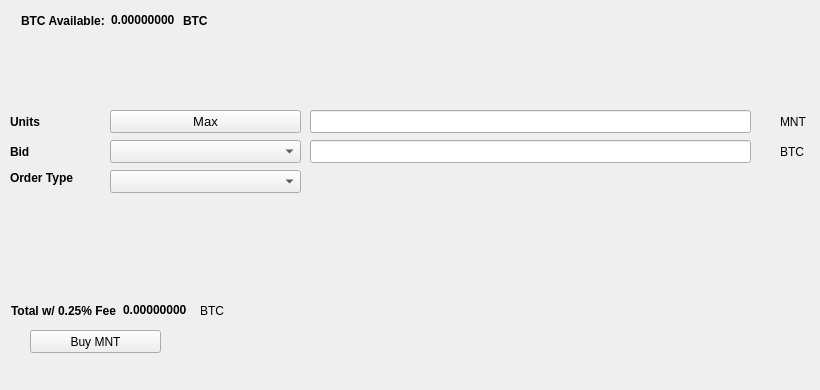
   <widget class="QWidget" name="BuyTab">
    <attribute name="title">
     <string>Buy</string>
    </attribute>
    <widget class="QPushButton" name="BuyMNT">
     <property name="geometry">
      <rect>
       <x>30</x>
       <y>330</y>
       <width>131</width>
       <height>23</height>
      </rect>
     </property>
     <property name="text">
      <string>Buy MNT</string>
     </property>
     <property name="icon">
      <iconset resource="../mnt.qrc">
       <normaloff>:/icons/bitcoin</normaloff>:/icons/bitcoin</iconset>
     </property>
    </widget>
    <widget class="QLabel" name="label_3">
     <property name="geometry">
      <rect>
       <x>10</x>
       <y>110</y>
       <width>46</width>
       <height>23</height>
      </rect>
     </property>
     <property name="font">
      <font>
       <weight>75</weight>
       <bold>true</bold>
      </font>
     </property>
     <property name="text">
      <string>Units</string>
     </property>
    </widget>
    <widget class="QLineEdit" name="UnitsInput">
     <property name="geometry">
      <rect>
       <x>310</x>
       <y>110</y>
       <width>441</width>
       <height>23</height>
      </rect>
     </property>
     <property name="font">
      <font>
       <pointsize>9</pointsize>
       <weight>75</weight>
       <bold>true</bold>
      </font>
     </property>
    </widget>
    <widget class="QLineEdit" name="BuyBidPriceEdit">
     <property name="geometry">
      <rect>
       <x>310</x>
       <y>140</y>
       <width>441</width>
       <height>23</height>
      </rect>
     </property>
     <property name="font">
      <font>
       <pointsize>9</pointsize>
       <weight>75</weight>
       <bold>true</bold>
      </font>
     </property>
    </widget>
    <widget class="QLabel" name="label_4">
     <property name="geometry">
      <rect>
       <x>780</x>
       <y>110</y>
       <width>31</width>
       <height>23</height>
      </rect>
     </property>
     <property name="text">
      <string>MNT</string>
     </property>
    </widget>
    <widget class="QLabel" name="label_5">
     <property name="geometry">
      <rect>
       <x>780</x>
       <y>140</y>
       <width>31</width>
       <height>23</height>
      </rect>
     </property>
     <property name="text">
      <string>BTC</string>
     </property>
    </widget>
    <widget class="QLabel" name="label_6">
     <property name="geometry">
      <rect>
       <x>10</x>
       <y>140</y>
       <width>46</width>
       <height>23</height>
      </rect>
     </property>
     <property name="font">
      <font>
       <weight>75</weight>
       <bold>true</bold>
      </font>
     </property>
     <property name="text">
      <string>Bid</string>
     </property>
    </widget>
    <widget class="QLabel" name="label_7">
     <property name="geometry">
      <rect>
       <x>10</x>
       <y>170</y>
       <width>91</width>
       <height>16</height>
      </rect>
     </property>
     <property name="font">
      <font>
       <weight>75</weight>
       <bold>true</bold>
      </font>
     </property>
     <property name="text">
      <string>Order Type</string>
     </property>
    </widget>
    <widget class="QPushButton" name="Buy_Max_Amount">
     <property name="geometry">
      <rect>
       <x>110</x>
       <y>110</y>
       <width>191</width>
       <height>23</height>
      </rect>
     </property>
     <property name="font">
      <font>
       <pointsize>10</pointsize>
      </font>
     </property>
     <property name="text">
      <string>Max</string>
     </property>
    </widget>
    <widget class="QComboBox" name="BuyBidcomboBox">
     <property name="geometry">
      <rect>
       <x>110</x>
       <y>140</y>
       <width>191</width>
       <height>23</height>
      </rect>
     </property>
     <property name="font">
      <font>
       <pointsize>10</pointsize>
      </font>
     </property>
    </widget>
    <widget class="QComboBox" name="buyOrdertypeCombo">
     <property name="geometry">
      <rect>
       <x>110</x>
       <y>170</y>
       <width>191</width>
       <height>23</height>
      </rect>
     </property>
     <property name="font">
      <font>
       <pointsize>10</pointsize>
      </font>
     </property>
    </widget>
    <widget class="QWidget" name="layoutWidget1">
     <property name="geometry">
      <rect>
       <x>21</x>
       <y>11</y>
       <width>227</width>
       <height>19</height>
      </rect>
     </property>
     <layout class="QHBoxLayout" name="horizontalLayout_3">
      <item>
       <widget class="QLabel" name="label232">
        <property name="font">
         <font>
          <weight>75</weight>
          <bold>true</bold>
         </font>
        </property>
        <property name="text">
         <string>BTC Available:</string>
        </property>
       </widget>
      </item>
      <item>
       <widget class="QLabel" name="BtcAvailableLbl">
        <property name="palette">
         <palette>
          <active>
           <colorrole role="WindowText">
            <brush brushstyle="SolidPattern">
             <color alpha="255">
              <red>0</red>
              <green>0</green>
              <blue>0</blue>
             </color>
            </brush>
           </colorrole>
           <colorrole role="Button">
            <brush brushstyle="SolidPattern">
             <color alpha="255">
              <red>0</red>
              <green>170</green>
              <blue>0</blue>
             </color>
            </brush>
           </colorrole>
           <colorrole role="Light">
            <brush brushstyle="SolidPattern">
             <color alpha="255">
              <red>0</red>
              <green>255</green>
              <blue>0</blue>
             </color>
            </brush>
           </colorrole>
           <colorrole role="Midlight">
            <brush brushstyle="SolidPattern">
             <color alpha="255">
              <red>0</red>
              <green>212</green>
              <blue>0</blue>
             </color>
            </brush>
           </colorrole>
           <colorrole role="Dark">
            <brush brushstyle="SolidPattern">
             <color alpha="255">
              <red>0</red>
              <green>85</green>
              <blue>0</blue>
             </color>
            </brush>
           </colorrole>
           <colorrole role="Mid">
            <brush brushstyle="SolidPattern">
             <color alpha="255">
              <red>0</red>
              <green>113</green>
              <blue>0</blue>
             </color>
            </brush>
           </colorrole>
           <colorrole role="Text">
            <brush brushstyle="SolidPattern">
             <color alpha="255">
              <red>0</red>
              <green>170</green>
              <blue>0</blue>
             </color>
            </brush>
           </colorrole>
           <colorrole role="BrightText">
            <brush brushstyle="SolidPattern">
             <color alpha="255">
              <red>255</red>
              <green>255</green>
              <blue>255</blue>
             </color>
            </brush>
           </colorrole>
           <colorrole role="ButtonText">
            <brush brushstyle="SolidPattern">
             <color alpha="255">
              <red>0</red>
              <green>0</green>
              <blue>0</blue>
             </color>
            </brush>
           </colorrole>
           <colorrole role="Base">
            <brush brushstyle="SolidPattern">
             <color alpha="255">
              <red>255</red>
              <green>255</green>
              <blue>255</blue>
             </color>
            </brush>
           </colorrole>
           <colorrole role="Window">
            <brush brushstyle="SolidPattern">
             <color alpha="255">
              <red>0</red>
              <green>170</green>
              <blue>0</blue>
             </color>
            </brush>
           </colorrole>
           <colorrole role="Shadow">
            <brush brushstyle="SolidPattern">
             <color alpha="255">
              <red>0</red>
              <green>0</green>
              <blue>0</blue>
             </color>
            </brush>
           </colorrole>
           <colorrole role="AlternateBase">
            <brush brushstyle="SolidPattern">
             <color alpha="255">
              <red>127</red>
              <green>212</green>
              <blue>127</blue>
             </color>
            </brush>
           </colorrole>
           <colorrole role="ToolTipBase">
            <brush brushstyle="SolidPattern">
             <color alpha="255">
              <red>255</red>
              <green>255</green>
              <blue>220</blue>
             </color>
            </brush>
           </colorrole>
           <colorrole role="ToolTipText">
            <brush brushstyle="SolidPattern">
             <color alpha="255">
              <red>0</red>
              <green>0</green>
              <blue>0</blue>
             </color>
            </brush>
           </colorrole>
          </active>
          <inactive>
           <colorrole role="WindowText">
            <brush brushstyle="SolidPattern">
             <color alpha="255">
              <red>0</red>
              <green>0</green>
              <blue>0</blue>
             </color>
            </brush>
           </colorrole>
           <colorrole role="Button">
            <brush brushstyle="SolidPattern">
             <color alpha="255">
              <red>0</red>
              <green>170</green>
              <blue>0</blue>
             </color>
            </brush>
           </colorrole>
           <colorrole role="Light">
            <brush brushstyle="SolidPattern">
             <color alpha="255">
              <red>0</red>
              <green>255</green>
              <blue>0</blue>
             </color>
            </brush>
           </colorrole>
           <colorrole role="Midlight">
            <brush brushstyle="SolidPattern">
             <color alpha="255">
              <red>0</red>
              <green>212</green>
              <blue>0</blue>
             </color>
            </brush>
           </colorrole>
           <colorrole role="Dark">
            <brush brushstyle="SolidPattern">
             <color alpha="255">
              <red>0</red>
              <green>85</green>
              <blue>0</blue>
             </color>
            </brush>
           </colorrole>
           <colorrole role="Mid">
            <brush brushstyle="SolidPattern">
             <color alpha="255">
              <red>0</red>
              <green>113</green>
              <blue>0</blue>
             </color>
            </brush>
           </colorrole>
           <colorrole role="Text">
            <brush brushstyle="SolidPattern">
             <color alpha="255">
              <red>0</red>
              <green>170</green>
              <blue>0</blue>
             </color>
            </brush>
           </colorrole>
           <colorrole role="BrightText">
            <brush brushstyle="SolidPattern">
             <color alpha="255">
              <red>255</red>
              <green>255</green>
              <blue>255</blue>
             </color>
            </brush>
           </colorrole>
           <colorrole role="ButtonText">
            <brush brushstyle="SolidPattern">
             <color alpha="255">
              <red>0</red>
              <green>0</green>
              <blue>0</blue>
             </color>
            </brush>
           </colorrole>
           <colorrole role="Base">
            <brush brushstyle="SolidPattern">
             <color alpha="255">
              <red>255</red>
              <green>255</green>
              <blue>255</blue>
             </color>
            </brush>
           </colorrole>
           <colorrole role="Window">
            <brush brushstyle="SolidPattern">
             <color alpha="255">
              <red>0</red>
              <green>170</green>
              <blue>0</blue>
             </color>
            </brush>
           </colorrole>
           <colorrole role="Shadow">
            <brush brushstyle="SolidPattern">
             <color alpha="255">
              <red>0</red>
              <green>0</green>
              <blue>0</blue>
             </color>
            </brush>
           </colorrole>
           <colorrole role="AlternateBase">
            <brush brushstyle="SolidPattern">
             <color alpha="255">
              <red>127</red>
              <green>212</green>
              <blue>127</blue>
             </color>
            </brush>
           </colorrole>
           <colorrole role="ToolTipBase">
            <brush brushstyle="SolidPattern">
             <color alpha="255">
              <red>255</red>
              <green>255</green>
              <blue>220</blue>
             </color>
            </brush>
           </colorrole>
           <colorrole role="ToolTipText">
            <brush brushstyle="SolidPattern">
             <color alpha="255">
              <red>0</red>
              <green>0</green>
              <blue>0</blue>
             </color>
            </brush>
           </colorrole>
          </inactive>
          <disabled>
           <colorrole role="WindowText">
            <brush brushstyle="SolidPattern">
             <color alpha="255">
              <red>0</red>
              <green>85</green>
              <blue>0</blue>
             </color>
            </brush>
           </colorrole>
           <colorrole role="Button">
            <brush brushstyle="SolidPattern">
             <color alpha="255">
              <red>0</red>
              <green>170</green>
              <blue>0</blue>
             </color>
            </brush>
           </colorrole>
           <colorrole role="Light">
            <brush brushstyle="SolidPattern">
             <color alpha="255">
              <red>0</red>
              <green>255</green>
              <blue>0</blue>
             </color>
            </brush>
           </colorrole>
           <colorrole role="Midlight">
            <brush brushstyle="SolidPattern">
             <color alpha="255">
              <red>0</red>
              <green>212</green>
              <blue>0</blue>
             </color>
            </brush>
           </colorrole>
           <colorrole role="Dark">
            <brush brushstyle="SolidPattern">
             <color alpha="255">
              <red>0</red>
              <green>85</green>
              <blue>0</blue>
             </color>
            </brush>
           </colorrole>
           <colorrole role="Mid">
            <brush brushstyle="SolidPattern">
             <color alpha="255">
              <red>0</red>
              <green>113</green>
              <blue>0</blue>
             </color>
            </brush>
           </colorrole>
           <colorrole role="Text">
            <brush brushstyle="SolidPattern">
             <color alpha="255">
              <red>0</red>
              <green>85</green>
              <blue>0</blue>
             </color>
            </brush>
           </colorrole>
           <colorrole role="BrightText">
            <brush brushstyle="SolidPattern">
             <color alpha="255">
              <red>255</red>
              <green>255</green>
              <blue>255</blue>
             </color>
            </brush>
           </colorrole>
           <colorrole role="ButtonText">
            <brush brushstyle="SolidPattern">
             <color alpha="255">
              <red>0</red>
              <green>85</green>
              <blue>0</blue>
             </color>
            </brush>
           </colorrole>
           <colorrole role="Base">
            <brush brushstyle="SolidPattern">
             <color alpha="255">
              <red>0</red>
              <green>170</green>
              <blue>0</blue>
             </color>
            </brush>
           </colorrole>
           <colorrole role="Window">
            <brush brushstyle="SolidPattern">
             <color alpha="255">
              <red>0</red>
              <green>170</green>
              <blue>0</blue>
             </color>
            </brush>
           </colorrole>
           <colorrole role="Shadow">
            <brush brushstyle="SolidPattern">
             <color alpha="255">
              <red>0</red>
              <green>0</green>
              <blue>0</blue>
             </color>
            </brush>
           </colorrole>
           <colorrole role="AlternateBase">
            <brush brushstyle="SolidPattern">
             <color alpha="255">
              <red>0</red>
              <green>170</green>
              <blue>0</blue>
             </color>
            </brush>
           </colorrole>
           <colorrole role="ToolTipBase">
            <brush brushstyle="SolidPattern">
             <color alpha="255">
              <red>255</red>
              <green>255</green>
              <blue>220</blue>
             </color>
            </brush>
           </colorrole>
           <colorrole role="ToolTipText">
            <brush brushstyle="SolidPattern">
             <color alpha="255">
              <red>0</red>
              <green>0</green>
              <blue>0</blue>
             </color>
            </brush>
           </colorrole>
          </disabled>
         </palette>
        </property>
        <property name="font">
         <font>
          <weight>75</weight>
          <bold>true</bold>
         </font>
        </property>
        <property name="text">
         <string>0.00000000</string>
        </property>
        <property name="textInteractionFlags">
         <set>Qt::LinksAccessibleByMouse|Qt::TextSelectableByKeyboard|Qt::TextSelectableByMouse</set>
        </property>
       </widget>
      </item>
      <item>
       <widget class="QLabel" name="BtcAvailableLbl_2">
        <property name="font">
         <font>
          <weight>75</weight>
          <bold>true</bold>
         </font>
        </property>
        <property name="text">
         <string>BTC</string>
        </property>
       </widget>
      </item>
     </layout>
    </widget>
    <widget class="QWidget" name="layoutWidge2">
     <property name="geometry">
      <rect>
       <x>11</x>
       <y>301</y>
       <width>259</width>
       <height>19</height>
      </rect>
     </property>
     <layout class="QHBoxLayout" name="horizontalLayout_4">
      <item>
       <widget class="QLabel" name="label_9">
        <property name="font">
         <font>
          <weight>75</weight>
          <bold>true</bold>
         </font>
        </property>
        <property name="text">
         <string>Total w/ 0.25% Fee</string>
        </property>
       </widget>
      </item>
      <item>
       <widget class="QLabel" name="BuyCostLabel">
        <property name="palette">
         <palette>
          <active>
           <colorrole role="WindowText">
            <brush brushstyle="SolidPattern">
             <color alpha="255">
              <red>0</red>
              <green>0</green>
              <blue>0</blue>
             </color>
            </brush>
           </colorrole>
           <colorrole role="Button">
            <brush brushstyle="SolidPattern">
             <color alpha="255">
              <red>0</red>
              <green>170</green>
              <blue>0</blue>
             </color>
            </brush>
           </colorrole>
           <colorrole role="Light">
            <brush brushstyle="SolidPattern">
             <color alpha="255">
              <red>0</red>
              <green>255</green>
              <blue>0</blue>
             </color>
            </brush>
           </colorrole>
           <colorrole role="Midlight">
            <brush brushstyle="SolidPattern">
             <color alpha="255">
              <red>0</red>
              <green>212</green>
              <blue>0</blue>
             </color>
            </brush>
           </colorrole>
           <colorrole role="Dark">
            <brush brushstyle="SolidPattern">
             <color alpha="255">
              <red>0</red>
              <green>85</green>
              <blue>0</blue>
             </color>
            </brush>
           </colorrole>
           <colorrole role="Mid">
            <brush brushstyle="SolidPattern">
             <color alpha="255">
              <red>0</red>
              <green>113</green>
              <blue>0</blue>
             </color>
            </brush>
           </colorrole>
           <colorrole role="Text">
            <brush brushstyle="SolidPattern">
             <color alpha="255">
              <red>0</red>
              <green>170</green>
              <blue>0</blue>
             </color>
            </brush>
           </colorrole>
           <colorrole role="BrightText">
            <brush brushstyle="SolidPattern">
             <color alpha="255">
              <red>255</red>
              <green>255</green>
              <blue>255</blue>
             </color>
            </brush>
           </colorrole>
           <colorrole role="ButtonText">
            <brush brushstyle="SolidPattern">
             <color alpha="255">
              <red>0</red>
              <green>0</green>
              <blue>0</blue>
             </color>
            </brush>
           </colorrole>
           <colorrole role="Base">
            <brush brushstyle="SolidPattern">
             <color alpha="255">
              <red>255</red>
              <green>255</green>
              <blue>255</blue>
             </color>
            </brush>
           </colorrole>
           <colorrole role="Window">
            <brush brushstyle="SolidPattern">
             <color alpha="255">
              <red>0</red>
              <green>170</green>
              <blue>0</blue>
             </color>
            </brush>
           </colorrole>
           <colorrole role="Shadow">
            <brush brushstyle="SolidPattern">
             <color alpha="255">
              <red>0</red>
              <green>0</green>
              <blue>0</blue>
             </color>
            </brush>
           </colorrole>
           <colorrole role="AlternateBase">
            <brush brushstyle="SolidPattern">
             <color alpha="255">
              <red>127</red>
              <green>212</green>
              <blue>127</blue>
             </color>
            </brush>
           </colorrole>
           <colorrole role="ToolTipBase">
            <brush brushstyle="SolidPattern">
             <color alpha="255">
              <red>255</red>
              <green>255</green>
              <blue>220</blue>
             </color>
            </brush>
           </colorrole>
           <colorrole role="ToolTipText">
            <brush brushstyle="SolidPattern">
             <color alpha="255">
              <red>0</red>
              <green>0</green>
              <blue>0</blue>
             </color>
            </brush>
           </colorrole>
          </active>
          <inactive>
           <colorrole role="WindowText">
            <brush brushstyle="SolidPattern">
             <color alpha="255">
              <red>0</red>
              <green>0</green>
              <blue>0</blue>
             </color>
            </brush>
           </colorrole>
           <colorrole role="Button">
            <brush brushstyle="SolidPattern">
             <color alpha="255">
              <red>0</red>
              <green>170</green>
              <blue>0</blue>
             </color>
            </brush>
           </colorrole>
           <colorrole role="Light">
            <brush brushstyle="SolidPattern">
             <color alpha="255">
              <red>0</red>
              <green>255</green>
              <blue>0</blue>
             </color>
            </brush>
           </colorrole>
           <colorrole role="Midlight">
            <brush brushstyle="SolidPattern">
             <color alpha="255">
              <red>0</red>
              <green>212</green>
              <blue>0</blue>
             </color>
            </brush>
           </colorrole>
           <colorrole role="Dark">
            <brush brushstyle="SolidPattern">
             <color alpha="255">
              <red>0</red>
              <green>85</green>
              <blue>0</blue>
             </color>
            </brush>
           </colorrole>
           <colorrole role="Mid">
            <brush brushstyle="SolidPattern">
             <color alpha="255">
              <red>0</red>
              <green>113</green>
              <blue>0</blue>
             </color>
            </brush>
           </colorrole>
           <colorrole role="Text">
            <brush brushstyle="SolidPattern">
             <color alpha="255">
              <red>0</red>
              <green>170</green>
              <blue>0</blue>
             </color>
            </brush>
           </colorrole>
           <colorrole role="BrightText">
            <brush brushstyle="SolidPattern">
             <color alpha="255">
              <red>255</red>
              <green>255</green>
              <blue>255</blue>
             </color>
            </brush>
           </colorrole>
           <colorrole role="ButtonText">
            <brush brushstyle="SolidPattern">
             <color alpha="255">
              <red>0</red>
              <green>0</green>
              <blue>0</blue>
             </color>
            </brush>
           </colorrole>
           <colorrole role="Base">
            <brush brushstyle="SolidPattern">
             <color alpha="255">
              <red>255</red>
              <green>255</green>
              <blue>255</blue>
             </color>
            </brush>
           </colorrole>
           <colorrole role="Window">
            <brush brushstyle="SolidPattern">
             <color alpha="255">
              <red>0</red>
              <green>170</green>
              <blue>0</blue>
             </color>
            </brush>
           </colorrole>
           <colorrole role="Shadow">
            <brush brushstyle="SolidPattern">
             <color alpha="255">
              <red>0</red>
              <green>0</green>
              <blue>0</blue>
             </color>
            </brush>
           </colorrole>
           <colorrole role="AlternateBase">
            <brush brushstyle="SolidPattern">
             <color alpha="255">
              <red>127</red>
              <green>212</green>
              <blue>127</blue>
             </color>
            </brush>
           </colorrole>
           <colorrole role="ToolTipBase">
            <brush brushstyle="SolidPattern">
             <color alpha="255">
              <red>255</red>
              <green>255</green>
              <blue>220</blue>
             </color>
            </brush>
           </colorrole>
           <colorrole role="ToolTipText">
            <brush brushstyle="SolidPattern">
             <color alpha="255">
              <red>0</red>
              <green>0</green>
              <blue>0</blue>
             </color>
            </brush>
           </colorrole>
          </inactive>
          <disabled>
           <colorrole role="WindowText">
            <brush brushstyle="SolidPattern">
             <color alpha="255">
              <red>0</red>
              <green>85</green>
              <blue>0</blue>
             </color>
            </brush>
           </colorrole>
           <colorrole role="Button">
            <brush brushstyle="SolidPattern">
             <color alpha="255">
              <red>0</red>
              <green>170</green>
              <blue>0</blue>
             </color>
            </brush>
           </colorrole>
           <colorrole role="Light">
            <brush brushstyle="SolidPattern">
             <color alpha="255">
              <red>0</red>
              <green>255</green>
              <blue>0</blue>
             </color>
            </brush>
           </colorrole>
           <colorrole role="Midlight">
            <brush brushstyle="SolidPattern">
             <color alpha="255">
              <red>0</red>
              <green>212</green>
              <blue>0</blue>
             </color>
            </brush>
           </colorrole>
           <colorrole role="Dark">
            <brush brushstyle="SolidPattern">
             <color alpha="255">
              <red>0</red>
              <green>85</green>
              <blue>0</blue>
             </color>
            </brush>
           </colorrole>
           <colorrole role="Mid">
            <brush brushstyle="SolidPattern">
             <color alpha="255">
              <red>0</red>
              <green>113</green>
              <blue>0</blue>
             </color>
            </brush>
           </colorrole>
           <colorrole role="Text">
            <brush brushstyle="SolidPattern">
             <color alpha="255">
              <red>0</red>
              <green>85</green>
              <blue>0</blue>
             </color>
            </brush>
           </colorrole>
           <colorrole role="BrightText">
            <brush brushstyle="SolidPattern">
             <color alpha="255">
              <red>255</red>
              <green>255</green>
              <blue>255</blue>
             </color>
            </brush>
           </colorrole>
           <colorrole role="ButtonText">
            <brush brushstyle="SolidPattern">
             <color alpha="255">
              <red>0</red>
              <green>85</green>
              <blue>0</blue>
             </color>
            </brush>
           </colorrole>
           <colorrole role="Base">
            <brush brushstyle="SolidPattern">
             <color alpha="255">
              <red>0</red>
              <green>170</green>
              <blue>0</blue>
             </color>
            </brush>
           </colorrole>
           <colorrole role="Window">
            <brush brushstyle="SolidPattern">
             <color alpha="255">
              <red>0</red>
              <green>170</green>
              <blue>0</blue>
             </color>
            </brush>
           </colorrole>
           <colorrole role="Shadow">
            <brush brushstyle="SolidPattern">
             <color alpha="255">
              <red>0</red>
              <green>0</green>
              <blue>0</blue>
             </color>
            </brush>
           </colorrole>
           <colorrole role="AlternateBase">
            <brush brushstyle="SolidPattern">
             <color alpha="255">
              <red>0</red>
              <green>170</green>
              <blue>0</blue>
             </color>
            </brush>
           </colorrole>
           <colorrole role="ToolTipBase">
            <brush brushstyle="SolidPattern">
             <color alpha="255">
              <red>255</red>
              <green>255</green>
              <blue>220</blue>
             </color>
            </brush>
           </colorrole>
           <colorrole role="ToolTipText">
            <brush brushstyle="SolidPattern">
             <color alpha="255">
              <red>0</red>
              <green>0</green>
              <blue>0</blue>
             </color>
            </brush>
           </colorrole>
          </disabled>
         </palette>
        </property>
        <property name="font">
         <font>
          <weight>75</weight>
          <bold>true</bold>
         </font>
        </property>
        <property name="autoFillBackground">
         <bool>false</bool>
        </property>
        <property name="text">
         <string>0.00000000</string>
        </property>
        <property name="textInteractionFlags">
         <set>Qt::LinksAccessibleByMouse|Qt::TextSelectableByMouse</set>
        </property>
       </widget>
      </item>
      <item>
       <widget class="QLabel" name="label_10">
        <property name="font">
         <font>
          <weight>50</weight>
          <bold>false</bold>
         </font>
        </property>
        <property name="text">
         <string>BTC</string>
        </property>
       </widget>
      </item>
     </layout>
    </widget>
    <widget class="QLabel" name="label_24">
     <property name="geometry">
      <rect>
       <x>460</x>
       <y>300</y>
       <width>281</width>
       <height>81</height>
      </rect>
     </property>
     <property name="text">
      <string/>
     </property>
     <property name="pixmap">
      <pixmap>:/images/bittrex</pixmap>
     </property>
    </widget>
   </widget>
